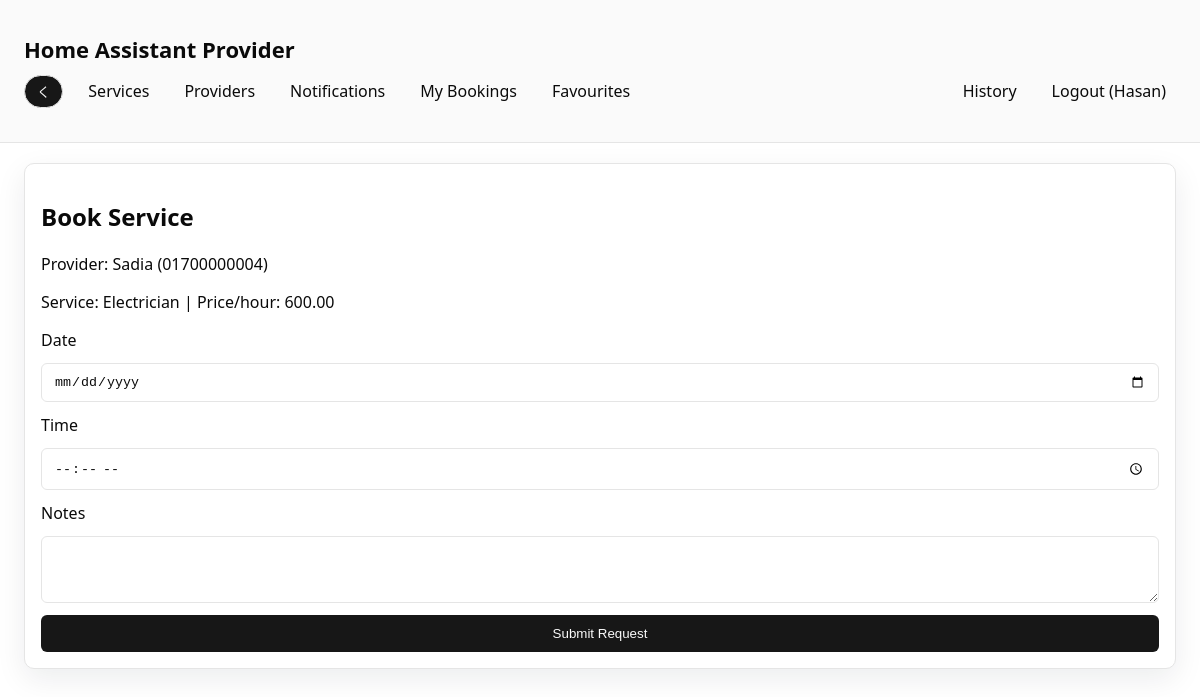
Page /booking_create.php?provider_id=4&service_id=2 (signed in) on the committed database.
### tables this page shows
CREATE TABLE `users` (
  `user_id` int(11) NOT NULL,
  `name` varchar(100) DEFAULT NULL,
  `email` varchar(100) DEFAULT NULL,
  `password` varchar(255) DEFAULT NULL,
  `phone` varchar(20) DEFAULT NULL,
  `address` text DEFAULT NULL,
  `role` varchar(20) DEFAULT NULL,
  `flag` tinyint(1) DEFAULT NULL,
  `nid_card` varchar(50) DEFAULT NULL,
  `nid_file` varchar(255) DEFAULT NULL,
  `verification_status` varchar(50) DEFAULT NULL,
  `balance` decimal(10,2) NOT NULL DEFAULT 0.00,
  `created_at` datetime NOT NULL DEFAULT current_timestamp(),
  `admin_id` int(11) DEFAULT NULL
);

CREATE TABLE `service` (
  `service_id` int(11) NOT NULL,
  `service_category` varchar(100) DEFAULT NULL,
  `price_per_hour` decimal(10,2) DEFAULT NULL
);

### includes/auth.php (called while the page is built, shortened)
<?php
require_once __DIR__ . "/../DBconnect.php";
require_once __DIR__ . "/functions.php";
function current_user($conn) {
    $user_id = (int)$_SESSION["user_id"];
    $stmt = db_query($conn, "SELECT * FROM users WHERE user_id = ? LIMIT 1", "i", [$user_id]);
    $result = $stmt->get_result();
    return $result->fetch_assoc();
}
function is_admin() {
    return ($_SESSION["role"] ?? "") === "admin";
}
function is_customer() {
    return ($_SESSION["role"] ?? "") === "customer";
}
?>

### includes/functions.php (called while the page is built, shortened)
<?php
function e($value) {
    return htmlspecialchars($value ?? "", ENT_QUOTES, "UTF-8");
}
function db_query($conn, $sql, $types = "", $params = []) {
    $stmt = $conn->prepare($sql);
    if ($types !== "" && !empty($params)) {
        $stmt->bind_param($types, ...$params);
    }
    if (!$stmt->execute()) {
        return false;
    }
    return $stmt;
}
?>

### booking_create.php (the view, shortened to what this page needs)
<?php
require_once __DIR__ . "/includes/header.php";
$provider_id = isset($_GET["provider_id"]) ? (int)$_GET["provider_id"] : 0;
$service_id = isset($_GET["service_id"]) ? (int)$_GET["service_id"] : 0;
$stmt = db_query($conn, "SELECT name, phone FROM users WHERE user_id = ? LIMIT 1", "i", [$provider_id]);
$provider = $stmt ? $stmt->get_result()->fetch_assoc() : null;
$stmt = db_query($conn, "SELECT service_category, price_per_hour FROM service WHERE service_id = ? LIMIT 1", "i", [$service_id]);
$service = $stmt ? $stmt->get_result()->fetch_assoc() : null;
?>
<div class="card">
    <h2>Book Service</h2>
    <p>Provider: <?php echo e($provider["name"]); ?> (<?php echo e($provider["phone"]); ?>)</p>
    <p>Service: <?php echo e($service["service_category"]); ?> | Price/hour: <?php echo e($service["price_per_hour"]); ?></p>
    <form method="post">
        <label>Date</label>
        <input type="date" name="date" required>
        <label>Time</label>
        <input type="time" name="time" required>
        <label>Notes</label>
        <textarea name="notes" rows="3"></textarea>
        <button type="submit">Submit Request</button>
    </form>
</div>

### includes/header.php (shortened to what this page needs)
<?php
require_once __DIR__ . "/auth.php";
$user = current_user($conn);
$current_page = basename($_SERVER['PHP_SELF']);
?>
<!DOCTYPE html>
<html lang="en">
<head>
    <link rel="stylesheet" href="assets/style.css">
</head>
<body>
<?php if ($current_page !== 'index.php'): ?>
<header class="site-header">
    <div class="container">
        <h1 class="logo">Home Assistant Provider</h1>
        <nav class="nav">
            <div class="nav-left">
                <button type="button" class="back-button" onclick="history.back()">く</button>
                <?php if ($user): ?>
                    <a href="services.php">Services</a>
                    <a href="providers.php">Providers</a>
                    <?php if (is_customer()): ?>
                    <a href="notifications.php">Notifications</a>
                    <?php endif; ?>
                    <?php if (is_customer()): ?>
                        <a href="bookings.php">My Bookings</a>
                    <?php endif; ?>
                    <?php if (is_customer()): ?>
                    <a href="favourites.php">Favourites</a>
                    <?php endif; ?>
                <?php endif; ?>
            </div>
            <div class="nav-right">
                <?php if ($user): ?>
                    <?php if (!is_admin()): ?>
                        <a href="history.php">History</a>
                    <?php endif; ?>
                    <a href="logout.php">Logout (<?php echo e($user["name"] ?? "User"); ?>)</a>
                <?php else: ?>
                    <a href="login.php">Login</a>
                    <a href="register.php">Register</a>
                <?php endif; ?>
            </div>
        </nav>
    </div>
</header>
<main class="container">
<?php endif; ?>

### assets/style.css (style rules this page uses)
:root { --radius: 0.625rem; --background: oklch(1 0 0); --foreground: oklch(0.145 0 0); --card: oklch(1 0 0); --card-foreground: oklch(0.145 0 0); --popover: oklch(1 0 0); --popover-foreground: oklch(0.145 0 0); --primary: oklch(0.205 0 0); --primary-foreground: oklch(0.985 0 0); --secondary: oklch(0.97 0 0); --secondary-foreground: oklch(0.205 0 0); --muted: oklch(0.97 0 0); --muted-foreground: oklch(0.556 0 0); --accent: oklch(0.97 0 0); --accent-foreground: oklch(0.205 0 0); --destructive: oklch(0.577 0.245 27.325); --border: oklch(0.922 0 0); --input: oklch(0.922 0 0); --ring: oklch(0.708 0 0); --chart-1: oklch(0.646 0.222 41.116); --chart-2: oklch(0.6 0.118 184.704); --chart-3: oklch(0.398 0.07 227.392); --chart-4: oklch(0.828 0.189 84.429); --chart-5: oklch(0.769 0.188 70.08); --sidebar: oklch(0.985 0 0); --sidebar-foreground: oklch(0.145 0 0); --sidebar-primary: oklch(0.205 0 0); --sidebar-primary-foreground: oklch(0.985 0 0); --sidebar-accent: oklch(0.97 0 0); --sidebar-accent-foreground: oklch(0.205 0 0); --sidebar-border: oklch(0.922 0 0); --sidebar-ring: oklch(0.708 0 0); }
* { box-sizing: border-box; border-color: var(--border); }
body { font-family: "Segoe UI", Tahoma, Geneva, Verdana, sans-serif; margin: 0; background: var(--background); color: var(--foreground); }
.container { width: 100%; margin: 0 auto; padding: 20px 24px; }
.site-header { background: var(--sidebar); color: var(--sidebar-foreground); padding: 14px 0; border-bottom: 1px solid var(--sidebar-border); }
.logo { margin: 0; font-size: 22px; color: var(--sidebar-foreground); }
.nav { margin-top: 10px; display: flex; gap: 12px; flex-wrap: wrap; align-items: center; }
.nav a { color: var(--sidebar-foreground); text-decoration: none; font-weight: 500; padding: 6px 10px; border-radius: 999px; transition: background 0.2s ease, color 0.2s ease; }
.nav { display: flex; justify-content: space-between; align-items: center; }
.nav-left, .nav-right { display: flex; align-items: center; gap: 15px; }
.card { background: var(--card); color: var(--card-foreground); padding: 16px; border-radius: var(--radius); box-shadow: 0 10px 30px rgba(15, 23, 42, 0.08); margin-bottom: 16px; border: 1px solid var(--border); }
form { display: grid; gap: 12px; }
input, select, textarea { width: 100%; padding: 10px 12px; border-radius: calc(var(--radius) - 4px); border: 1px solid var(--input); background: var(--background); color: var(--foreground); }
button { padding: 10px 16px; border: 1px solid transparent; background: var(--primary); color: var(--primary-foreground); border-radius: calc(var(--radius) - 4px); cursor: pointer; transition: transform 0.2s ease, box-shadow 0.2s ease, background 0.2s ease; }
.back-button { display: inline-flex; align-items: center; gap: 8px; padding: 6px 12px; border-radius: 999px; background: var(--sidebar-primary); color: var(--sidebar-primary-foreground); border: 1px solid var(--sidebar-border); }

### rows in the picture
users: name "Hasan"
users: name "Sadia", phone "01700000004"
service: service_category "Electrician", price_per_hour "600.00"
